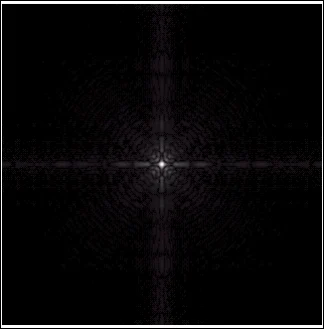
#> input picture Lab2/log.jpg, 324 x 329 px, found by its file name
$ python logtransform.py
#> lines starting #> are read from the running program, lines starting #| are printed output that depends on the picture
import cv2
import numpy as np

image2 = cv2.imread(r"C:\Users\OSLAB\Documents\210962021\Lab2\log.jpg")
#> image2 is the input picture: shape (329, 324, 3); mean B, G, R 10, 9.3, 10.3

image = cv2.resize(image2,(640,480))
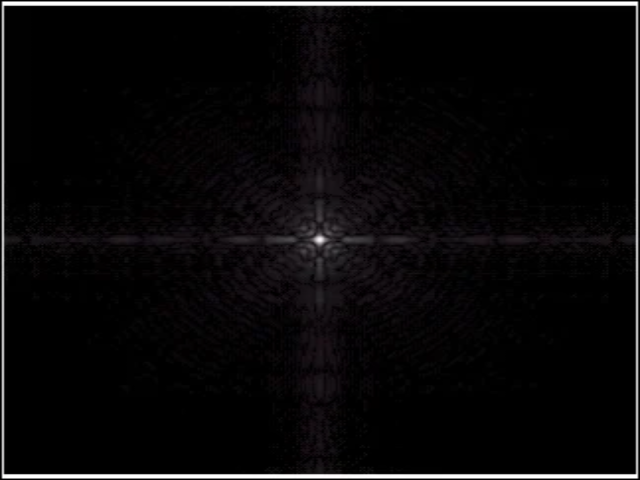
#> image: shape (480, 640, 3); mean B, G, R 9.8, 9.1, 10.1
image1 = cv2.resize(image2,(640,480))

c = 255/(np.log(1+np.max(image)))
#> c = 45.99
log_transformed = c * np.log(1 + image)
#> log_transformed: shape (480, 640, 3) float16; 0.54% of the values are NaN or infinite; the others: min 0, max 255, mean 46.03

log_transformed = np.array(log_transformed,dtype = np.uint8)
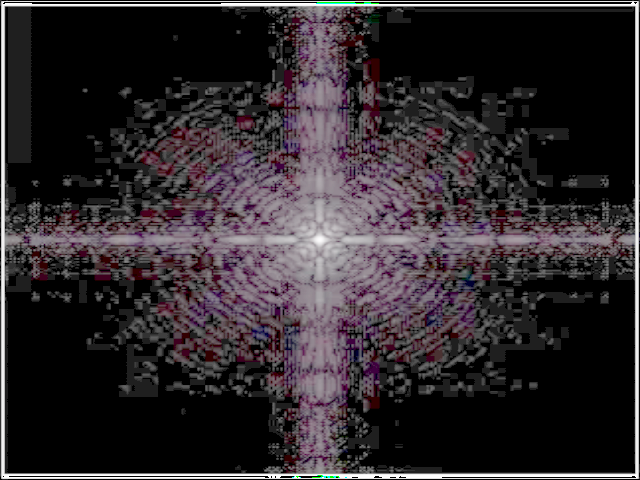
#> log_transformed: shape (480, 640, 3); mean B, G, R 46, 42.2, 48.2

cv2.imshow("Original Image",image1)
cv2.imshow("Log Transformed Image",log_transformed)
cv2.waitKey(0)
cv2.destroyAllWindows()
